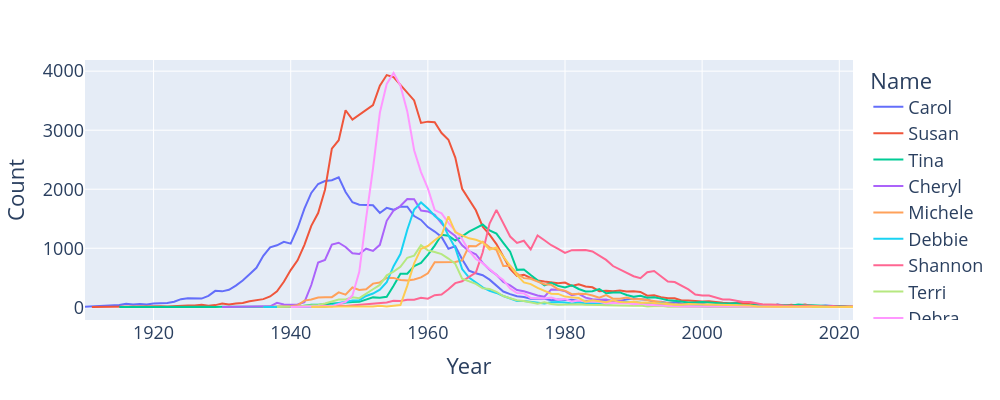

Notebook code for this chart:
### Markdown cell above
Plotting all ten together shows how much they have in common.

````{dropdown} Click to see the code
:open: false
```python
#| fig-alt: Ten line plots on shared axes, one per name. Every line rises to a peak somewhere between the late 1940s and 1970 and then falls away to near zero, with Debra and Susan reaching the highest peaks at just under 4,000 babies a year.
fig = px.line(
    f_babynames.filter(pl.col("Name").is_in(top10)),
    x="Year",
    y="Count",
    color="Name",
)
fig.update_layout(font_size=18, autosize=False, width=1000, height=400)
fig
```
````

### Code cell
#| fig-alt: Ten line plots on shared axes, one per name. Every line rises to a peak somewhere between the late 1940s and 1970 and then falls away to near zero, with Debra and Susan reaching the highest peaks at just under 4,000 babies a year.
fig = px.line(
    f_babynames.filter(pl.col("Name").is_in(top10)),
    x="Year",
    y="Count",
    color="Name",
)
fig.update_layout(font_size=18, autosize=False, width=1000, height=400)
fig
